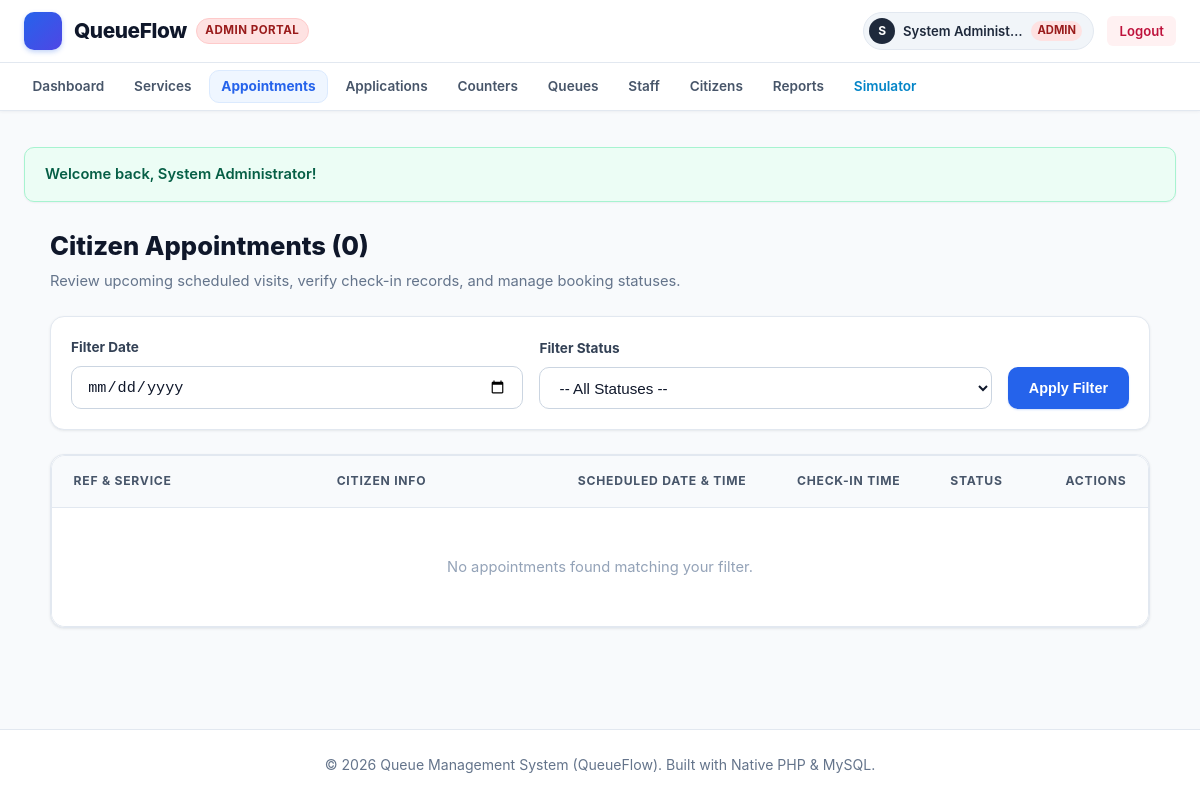
Page /admin/appointments.php (signed in) on the earlier database version.
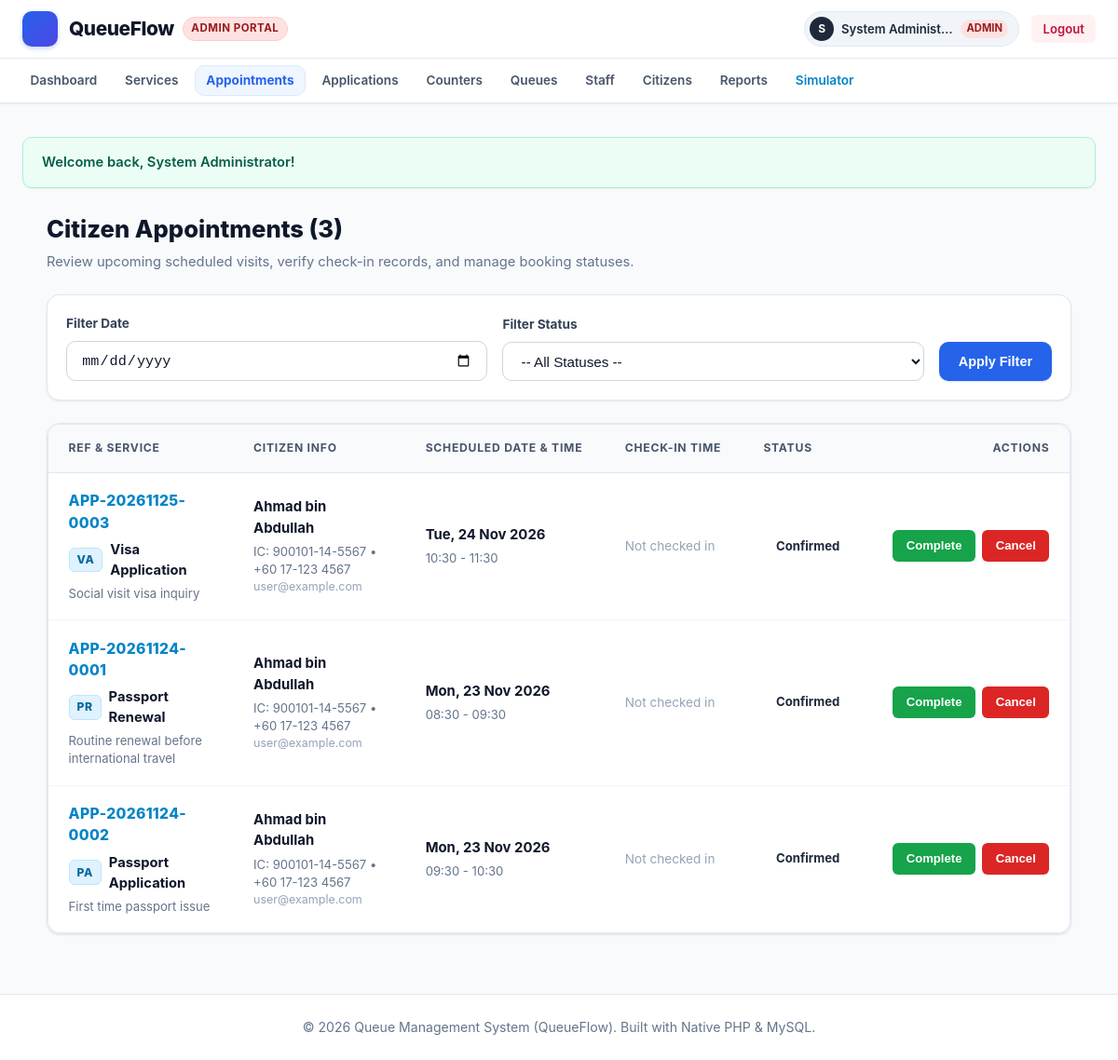
Same page on the later database version.
### tables this page shows
CREATE TABLE `appointments` (
  `id` INT AUTO_INCREMENT PRIMARY KEY,
  `appointment_ref` VARCHAR(50) NOT NULL UNIQUE,
  `user_id` INT NOT NULL,
  `service_id` INT NOT NULL,
  `appointment_date` DATE NOT NULL,
  `time_slot` VARCHAR(30) NOT NULL,
  `remarks` TEXT NULL,
  `status` ENUM('pending', 'confirmed', 'completed', 'cancelled') NOT NULL DEFAULT 'confirmed',
  `check_in_time` DATETIME NULL,
  `created_at` TIMESTAMP DEFAULT CURRENT_TIMESTAMP,
  CONSTRAINT `fk_app_user` FOREIGN KEY (`user_id`) REFERENCES `users` (`id`) ON DELETE CASCADE,
  CONSTRAINT `fk_app_service` FOREIGN KEY (`service_id`) REFERENCES `services` (`id`) ON DELETE CASCADE
);

CREATE TABLE `services` (
  `id` INT AUTO_INCREMENT PRIMARY KEY,
  `code` VARCHAR(10) NOT NULL UNIQUE,
  `name` VARCHAR(100) NOT NULL,
  `description` TEXT NULL,
  `est_duration` INT NOT NULL DEFAULT 15,
  `status` ENUM('active', 'inactive') NOT NULL DEFAULT 'active',
  `created_at` TIMESTAMP DEFAULT CURRENT_TIMESTAMP
);

CREATE TABLE `users` (
  `id` INT AUTO_INCREMENT PRIMARY KEY,
  `username` VARCHAR(50) NOT NULL UNIQUE,
  `email` VARCHAR(100) NULL UNIQUE,
  `password` VARCHAR(255) NOT NULL,
  `full_name` VARCHAR(100) NOT NULL,
  `ic_passport` VARCHAR(50) NULL,
  `phone` VARCHAR(30) NULL,
  `role` ENUM('admin', 'staff', 'user') NOT NULL DEFAULT 'user',
  `status` ENUM('active', 'inactive') NOT NULL DEFAULT 'active',
  `created_at` TIMESTAMP DEFAULT CURRENT_TIMESTAMP
);

### admin/appointments.php (the view, shortened to what the changed rows need)
<?php
require_once __DIR__ . '/../includes/functions.php';
$pdo = getDBConnection();
$sql = "
    SELECT a.*, u.full_name as user_name, u.email as user_email, u.phone as user_phone, u.ic_passport as user_ic, s.name as service_name, s.code as service_code
    FROM appointments a
    JOIN users u ON a.user_id = u.id
    JOIN services s ON a.service_id = s.id
    WHERE 1=1
";
$params = [];
$sql .= " ORDER BY a.appointment_date DESC, a.time_slot ASC";
$stmt = $pdo->prepare($sql);
$stmt->execute($params);
$appointments = $stmt->fetchAll();
require_once __DIR__ . '/../includes/header.php';
?>
<div style="max-width: 1100px; margin: 1.5rem auto;">
    <div style="display: flex; justify-content: space-between; align-items: center; margin-bottom: 1.5rem; flex-wrap: wrap; gap: 1rem;">
        <div>
            <h1 style="font-size: 1.6rem; font-weight: 800; color: #0f172a; margin-bottom: 0.25rem;">
                Citizen Appointments (<?php echo count($appointments); ?>)
            </h1>
            <p style="color: var(--text-muted); font-size: 0.92rem; margin: 0;">
                Review upcoming scheduled visits, verify check-in records, and manage booking statuses.
            </p>
        </div>
    </div>
    <div class="card" style="padding: 0; overflow: hidden;">
        <div class="table-responsive">
            <table class="data-table">
                <thead>
                    <tr>
                        <th style="width: 24%;">REF & SERVICE</th>
                        <th style="width: 22%;">CITIZEN INFO</th>
                        <th style="width: 20%;">SCHEDULED DATE & TIME</th>
                        <th style="width: 14%;">CHECK-IN TIME</th>
                        <th style="width: 10%;">STATUS</th>
                        <th style="width: 10%; text-align: right;">ACTIONS</th>
                    </tr>
                </thead>
                <tbody>
                    <?php if (empty($appointments)): ?>
                        <tr>
                            <td colspan="6" style="text-align: center; padding: 3rem 1rem; color: #94a3b8;">
                                No appointments found matching your filter.
                            </td>
                        </tr>
                    <?php else: ?>
                        <?php foreach ($appointments as $a): ?>
                            <tr>
                                <td>
                                    <strong style="color: #0284c7; font-size: 0.98rem; font-weight: 800; letter-spacing: 0.3px;"><?php echo e($a['appointment_ref']); ?></strong>
                                    <div style="display: flex; align-items: center; margin-top: 0.35rem;">
                                        <span class="service-code-tag"><?php echo e($a['service_code']); ?></span>
                                        <strong style="color: #0f172a; font-size: 0.92rem;"><?php echo e($a['service_name']); ?></strong>
                                    </div>
                                    <?php if (!empty($a['remarks'])): ?>
                                        <div class="cell-sub"><?php echo e($a['remarks']); ?></div>
                                    <?php endif; ?>
                                </td>
                                <td>
                                    <div style="font-weight: 700; color: #0f172a; font-size: 0.93rem;"><?php echo e($a['user_name']); ?></div>
                                    <div class="cell-sub">
                                        IC: <?php echo e($a['user_ic']); ?> &bull; <?php echo e($a['user_phone']); ?>
                                    </div>
                                    <div style="font-size: 0.78rem; color: #94a3b8;"><?php echo e($a['user_email']); ?></div>
                                </td>
                                <td>
                                    <div style="font-weight: 700; color: #0f172a; font-size: 0.93rem;"><?php echo date('D, d M Y', strtotime($a['appointment_date'])); ?></div>
                                    <div class="cell-sub"><?php echo e($a['time_slot']); ?></div>
                                </td>
                                <td>
                                    <?php if ($a['check_in_time']): ?>
                                        <span style="color: #16a34a; font-weight: 700; font-size: 0.88rem; display: inline-flex; align-items: center; gap: 0.3rem;">
                                            <?php echo getIcon('check', 14); ?> <?php echo date('h:i A', strtotime($a['check_in_time'])); ?>
                                        </span>
                                    <?php else: ?>
                                        <span style="color: #94a3b8; font-size: 0.85rem;">Not checked in</span>
                                    <?php endif; ?>
                                </td>
                                <td><?php echo renderStatusBadge($a['status']); ?></td>
                                <td style="text-align: right;">
                                    <div class="table-actions" style="justify-content: flex-end;">
                                        <form method="POST" action="appointments.php" style="display: inline-flex; gap: 0.45rem; margin: 0;">
                                            <?php if ($a['status'] === 'confirmed'): ?>
                                                <button type="submit" name="status" value="completed" class="btn btn-sm" style="background:#16a34a; color:#fff;" title="Mark Completed">
                                                    Complete
                                                </button>
                                                <button type="submit" name="status" value="cancelled" class="btn btn-danger btn-sm" title="Cancel Booking">
                                                    Cancel
                                                </button>
                                            <?php elseif ($a['status'] === 'cancelled'): ?>
                                                <button type="submit" name="status" value="confirmed" class="btn btn-secondary btn-sm">
                                                    Re-confirm
                                                </button>
                                            <?php else: ?>
                                                <span style="color: #94a3b8; font-size: 0.85rem;">-</span>
                                            <?php endif; ?>
                                        </form>
                                    </div>
                                </td>
                            </tr>
                        <?php endforeach; ?>
                    <?php endif; ?>
                </tbody>
            </table>
        </div>
    </div>
</div>
<?php require_once __DIR__ . '/../includes/footer.php'; ?>

### includes/functions.php (shortened to what the changed rows need)
<?php
function e($value) {
    return htmlspecialchars((string)$value, ENT_QUOTES, 'UTF-8');
}
function renderStatusBadge($status) {
    $badges = [
        'waiting'      => '<span class="badge badge-waiting"><span class="badge-dot dot-waiting"></span>' . getIcon('clock', 13) . ' Waiting</span>',
        'calling'      => '<span class="badge badge-calling"><span class="badge-dot dot-calling"></span>' . getIcon('bell', 13) . ' Calling</span>',
        'serving'      => '<span class="badge badge-serving"><span class="badge-dot dot-serving"></span>' . getIcon('play-circle', 13) . ' Serving</span>',
        'completed'    => '<span class="badge badge-completed"><span class="badge-dot dot-completed"></span>' . getIcon('check-circle', 13) . ' Completed</span>',
        'skipped'      => '<span class="badge badge-skipped"><span class="badge-dot dot-skipped"></span>' . getIcon('slash', 13) . ' Skipped</span>',
        'open'         => '<span class="badge badge-open"><span class="badge-dot dot-open"></span>' . getIcon('check', 13) . ' Open</span>',
        'closed'       => '<span class="badge badge-closed"><span class="badge-dot dot-closed"></span>' . getIcon('x', 13) . ' Closed</span>',
        'active'       => '<span class="badge badge-active"><span class="badge-dot dot-open"></span> Active</span>',
        'inactive'     => '<span class="badge badge-inactive"><span class="badge-dot dot-closed"></span> Inactive</span>',
        'confirmed'    => '<span class="badge badge-completed"><span class="badge-dot dot-completed"></span> Confirmed</span>',
        'pending'      => '<span class="badge badge-waiting"><span class="badge-dot dot-waiting"></span> Pending</span>',
        'cancelled'    => '<span class="badge badge-skipped"><span class="badge-dot dot-skipped"></span> Cancelled</span>',
        'approved'     => '<span class="badge badge-completed"><span class="badge-dot dot-completed"></span> Approved</span>',
        'submitted'    => '<span class="badge badge-calling"><span class="badge-dot dot-calling"></span> Submitted</span>',
        'under_review' => '<span class="badge badge-waiting"><span class="badge-dot dot-waiting"></span> Under Review</span>',
        'rejected'     => '<span class="badge badge-skipped"><span class="badge-dot dot-skipped"></span> Rejected</span>',
    ];
    return $badges[$status] ?? '<span class="badge">' . e(ucfirst($status)) . '</span>';
}
function getIcon($name, $size = 18, $class = "icon") {
    return $icons[$name] ?? '';
}

Differences in the rows shown:
added appointments: appointment_ref "APP-20261125-0003", service.code "VA", service.name "Visa Application", remarks "Social visit visa inquiry", user.full_name "Ahmad bin Abdullah", user.ic_passport "900101-14-5567", user.phone "+60 17-123 4567", user.email "user@example.com", appointment_date "Tue, 24 Nov 2026", time_slot "10:30 - 11:30", shows "Not checked in", status "Confirmed", shows "Complete"
added appointments: appointment_ref "APP-20261124-0001", service.code "PR", service.name "Passport Renewal", remarks "Routine renewal before international travel", user.full_name "Ahmad bin Abdullah", user.ic_passport "900101-14-5567", user.phone "+60 17-123 4567", user.email "user@example.com", appointment_date "Mon, 23 Nov 2026", time_slot "08:30 - 09:30", shows "Not checked in", status "Confirmed", shows "Complete"
added appointments: appointment_ref "APP-20261124-0002", service.code "PA", service.name "Passport Application", remarks "First time passport issue", user.full_name "Ahmad bin Abdullah", user.ic_passport "900101-14-5567", user.phone "+60 17-123 4567", user.email "user@example.com", appointment_date "Mon, 23 Nov 2026", time_slot "09:30 - 10:30", shows "Not checked in", status "Confirmed", shows "Complete"
Other differences:
count($appointments): "0" → "3"
text no longer shown: "No appointments found matching your filter."
